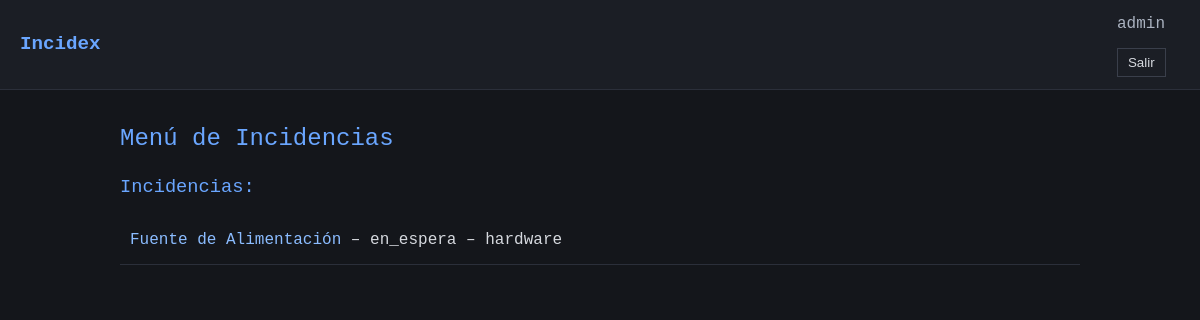
The app's page / (signed in) with its own data.
### incidencias/models.py (models this page shows, shortened)
class Incidencia(models.Model):
    CRITICIDAD_CHOICES = [
        ('bajo', 'Bajo'),
        ('medio', 'Medio'),
        ('alto', 'Alto'),
        ('critico', 'Crítico'),
    ]
    TIPO_INCIDENCIA_CHOICES = [
        ('hardware', 'Hardware'),
        ('software', 'Software'),
    ]
    ESTADO_CHOICES = [
        ('nuevo', 'Nuevo'),
        ('abierto', 'Abierto'),
        ('pendiente', 'Pendiente'),
        ('en_espera', 'En Espera'),
        ('resuelto', 'Resuelto'),
        ('cerrado', 'Cerrado'),
    ]
    titulo = models.CharField(max_length=100)
    descripcion = models.TextField()
    criticidad = models.CharField(max_length=10, choices=CRITICIDAD_CHOICES)
    tipo_incidencia = models.CharField(max_length=10, choices=TIPO_INCIDENCIA_CHOICES)
    estado = models.CharField(max_length=10, choices=ESTADO_CHOICES, default='nuevo')
    fecha_creacion = models.DateTimeField(auto_now_add=True)
    usuario_creador = models.ForeignKey(User, on_delete=models.CASCADE, related_name='incidencias')
    tecnico_asignado = models.ForeignKey(Tecnico, on_delete=models.SET_NULL, null=True, blank=True, related_name='incidencias')

### incidencias/views.py (the view, shortened to what this page needs)
# urls.py: path('', views.home, name='home'),
@login_required
def home(request):
    user = request.user
    context = {}
    if user.groups.filter(name='Usuarios').exists():
        incidencias = Incidencia.objects.filter(usuario_creador=user)
        context['tipo_panel'] = 'usuario'
        context['incidencias'] = incidencias
    else:
        incidencias = Incidencia.objects.all()
        context['tipo_panel'] = 'admin'
        context['incidencias'] = incidencias
    return render(request, "incidencias/home.html", context)

### templates/incidencias/home.html (shortened to what this page needs)
{% extends "base.html" %}
{% block content %}
    <h2>Menú de Incidencias</h2>
    {% if tipo_panel == 'usuario' %}
        <h3>Mis incidencias:</h3>
        {% if incidencias %}
            <ul>
            {% for incidencia in incidencias %}
                <li>
                    <a href="{% url 'detalle_incidencia' incidencia.id %}">{{ incidencia.titulo }}</a> – {{ incidencia.estado }} ({{ incidencia.criticidad }})
                </li>
            {% endfor %}
            </ul>
        {% else %}
            <p>No tienes incidencias registradas.</p>
        {% endif %}
    <a href="{% url 'crear_incidencia' %}">Crear nueva incidencia</a>
    {% elif tipo_panel == 'admin' %}
        <h3>Incidencias:</h3>
        <ul>
        {% for incidencia in incidencias %}
            <li>
                <a href="{% url 'detalle_incidencia' incidencia.id %}">{{ incidencia.titulo }}</a> – {{ incidencia.estado }} – {{ incidencia.tipo_incidencia }}
            </li>
        {% endfor %}
        </ul>
    {% else %}
        <p>No tienes un perfil válido configurado.</p>
    {% endif %}
{% endblock %}

### templates/base.html (shortened to what this page needs)
{% load static %}
<!DOCTYPE html>
<html lang="es">
<head>
    <link rel="stylesheet" href="{% static 'css/styles.css' %}">
</head>
<body>
    <header class="topbar">
        <div class="topbar-left">
            <span class="logo">Incidex</span>
        </div>
        <div class="topbar-right">
            {% if user.is_authenticated %}
                <span class="user-info">{{ user.username }}</span>
                <form method="post" action="{% url 'logout' %}" class="logout-form">
                    <button type="submit">Salir</button>
                </form>
            {% endif %}
        </div>
    </header>
    <main class="container">
        {% block content %}
        {% endblock %}
    </main>
</body>
</html>

### static/css/styles.css (style rules this page uses)
* { box-sizing: border-box; margin: 0; padding: 0; }
body { font-family: Consolas, Monaco, "Courier New", monospace; background-color: #14161b; color: #d6d9df; line-height: 1.6; }
.topbar { display: flex; justify-content: space-between; align-items: center; background-color: #1b1e25; padding: 12px 20px; border-bottom: 1px solid #2b2f3a; }
.logo { font-size: 1.2rem; font-weight: bold; color: #6aa6ff; }
.user-info { margin-right: 15px; color: #aab2c0; }
.logout-form button { background-color: #1b1e25; border: 1px solid #3a3f4b; color: #d6d9df; padding: 6px 10px; cursor: pointer; }
.container { max-width: 1000px; margin: 30px auto; padding: 0 20px; }
h2, h3 { margin-bottom: 15px; color: #6aa6ff; font-weight: normal; }
ul { list-style: none; margin-bottom: 25px; }
li { padding: 10px; border-bottom: 1px solid #2b2f3a; }
a { color: #8bbcff; text-decoration: none; }
form { margin-top: 10px; }
select, button { background-color: #1b1e25; color: #d6d9df; border: 1px solid #3a3f4b; padding: 6px 8px; margin-right: 5px; }

### records on screen
Incidencia: titulo "Fuente de Alimentación", estado "en_espera", tipo_incidencia "hardware"

### other values on screen
{{ user.username }} "admin"
